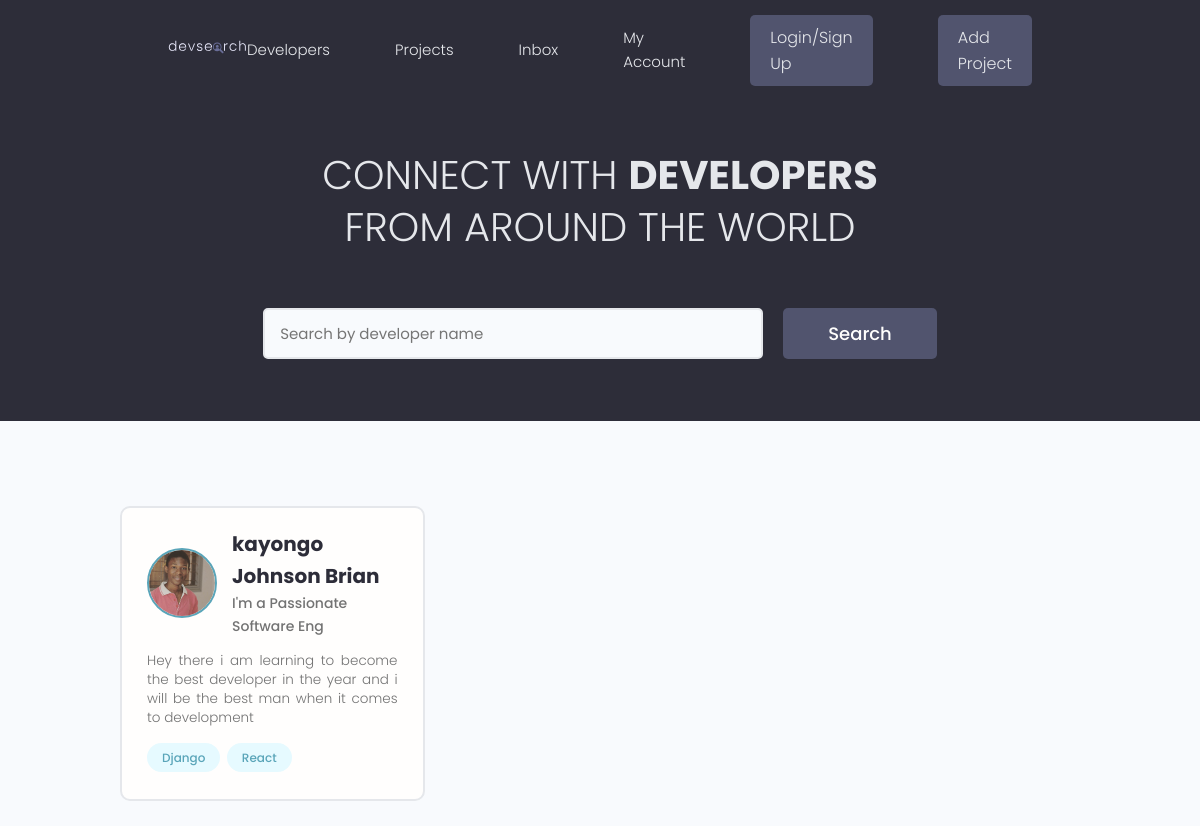
Before: / with the older database file.
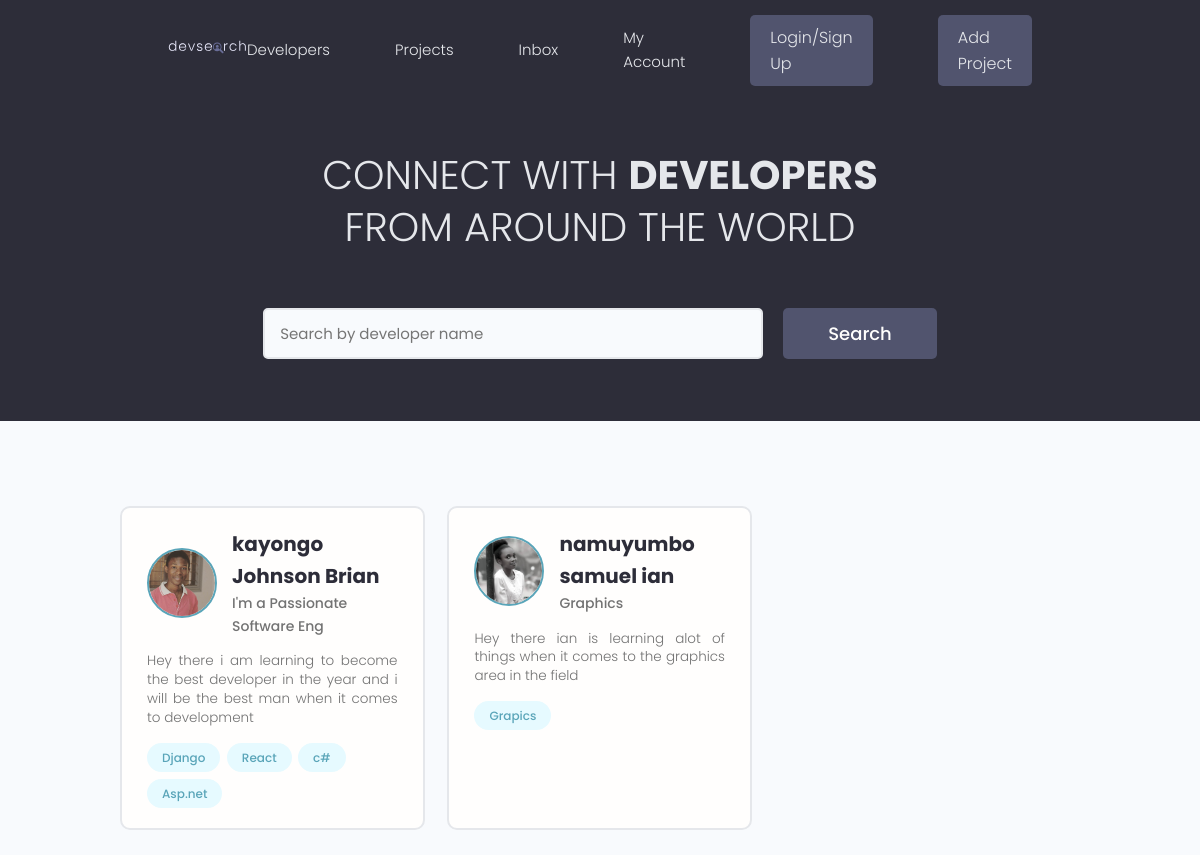
After: the same page with the newer database file.
### users/models.py (models this page shows, shortened)
class Profile(models.Model):
    user = models.OneToOneField(
        User, on_delete=models.CASCADE, null=True, blank=True)
    username = models.CharField(max_length=200, null=True, blank=True)
    location = models.CharField(max_length=200, null=True, blank=True)
    name = models.CharField(max_length=200, null=True, blank=True)
    email = models.EmailField(null=True, blank=True, max_length=200)
    short_intro = models.CharField(max_length=200, null=True, blank=True)
    bio = models.TextField(null=True, blank=True)
    profile_image = models.ImageField(
        null=True, blank=True, upload_to="profiles/", default="profiles/user.png")
    social_github = models.CharField(max_length=200, null=True, blank=True)
    social_twiter = models.CharField(max_length=200, null=True, blank=True)
    social_youtube = models.CharField(max_length=200, null=True, blank=True)
    social_website = models.CharField(max_length=200, null=True, blank=True)
    id = models.UUIDField(default=uuid.uuid4,
                          primary_key=True, unique=True, editable=False)
    created = models.DateTimeField(auto_now_add=True)

class Skill(models.Model):
    id = models.UUIDField(default=uuid.uuid4,
                          primary_key=True, unique=True, editable=False)
    owner = models.ForeignKey(
        Profile, on_delete=models.CASCADE, null=True, blank=True)
    name = models.CharField(max_length=200, null=True, blank=True)
    description = models.TextField(null=True, blank=True)
    created = models.DateTimeField(auto_now_add=True)
    def __str__(self):
        return str(self.name)

### users/views.py (the view)
# urls.py: path('', views.profile, name='profile'),
def profile(request):
    profiles = Profile.objects.all()
    context = {'profiles': profiles}
    return render(request, 'users/profiles.html', context)

### users/templates/users/profiles.html (shortened to what this page needs)
{% extends 'main.html' %} {% load static %} {% block content %}
<main class="home">
    <section class="hero-section text-center">
        <div class="container container--narrow">
            <div class="hero-section__box">
                <h2>CONNECT WITH <span>DEVELOPERS</span></h2>
                <h2>FROM AROUND THE WORLD</h2>
            </div>
            <div class="hero-section__search">
                <form class="form" action="#" method="get">
                    <div class="form__field">
                        <input class="input input--text" id="formInput#search" type="text" name="text" placeholder="Search by developer name" />
                    </div>
                    <input class="btn btn--sub btn--lg" type="submit" value="Search" />
                </form>
            </div>
        </div>
    </section>
    <section class="devlist">
        <div class="container">
            <div class="grid grid--three">
                {% for profile in profiles%}
                <div class="column card">
                    <div class="dev">
                        <a href="{% url 'user-profile' profile.id %}" class=" card__body ">
                            <div class="dev__profile ">
                                <img class="avatar avatar--md " src="{{ profile.profile_image.url }}" alt="image " />
                                <div class="dev__meta ">
                                    <h3>{{ profile.name }}</h3>
                                    <h5>{{ profile.short_intro|slice:'30' }}</h5>
                                </div>
                            </div>
                            <p class="dev__info ">
                                {{profile.bio|slice:"250"}}
                            </p>
                            <div class="dev__skills ">
                                {% for skill in profile.skill_set.all|slice:'5' %}
                                <span class="tag tag--pill tag--main ">
                                    <small>{{ skill }}</small>
                                </span> {% endfor %}
                            </div>
                        </a>
                    </div>
                </div>
                {% endfor %}
            </div>
        </div>
    </section>
</main>
{% endblock content %}

Changed rows visible on the page:
added Skill: name "c#", shown under Profile "kayongo Johnson Brian"
added Skill: name "Asp.net", shown under Profile "kayongo Johnson Brian"
added Profile: profile_image (picture), name "namuyumbo samuel ian", short_intro "Graphics", bio "Hey there ian is learning alot of things when it comes to the graphics area in the field"
added Skill: name "Grapics", shown under "namuyumbo samuel ian"
